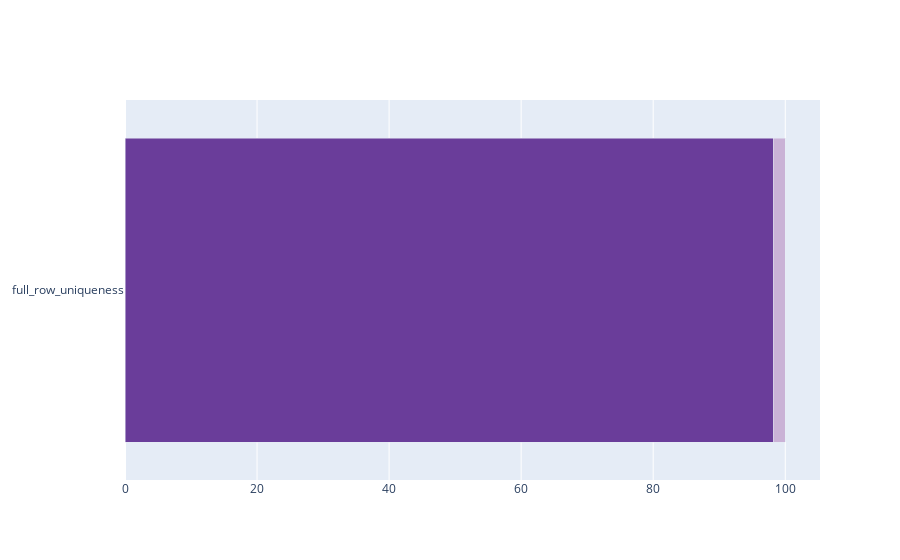

Notebook code cell kept with this figure:
### Code cell
BarPlotGenerator(summary_results, "uniqueness").plot_bar()

### Figure 1 — Plotly figure (JSON) as saved in the notebook; plotly's stock layout.template omitted (floating-point values rounded to 4 significant figures)
{"data": [{"hoverinfo": "name+x", "marker": {"color": ["#6a3d9a"]}, "name": "Good", "orientation": "h", "showlegend": false, "type": "bar", "x": [98.17], "y": ["full_row_uniqueness"]}, {"hoverinfo": "name+x", "marker": {"color": ["#cab2d6"]}, "name": "Bad", "orientation": "h", "showlegend": false, "type": "bar", "x": [1.83], "y": ["full_row_uniqueness"]}, {"hoverinfo": "name+x", "marker": {"color": ["#B2C3C6"]}, "name": "NA", "orientation": "h", "showlegend": false, "type": "bar", "x": [0], "y": ["full_row_uniqueness"]}], "layout": {"barmode": "stack"}}
